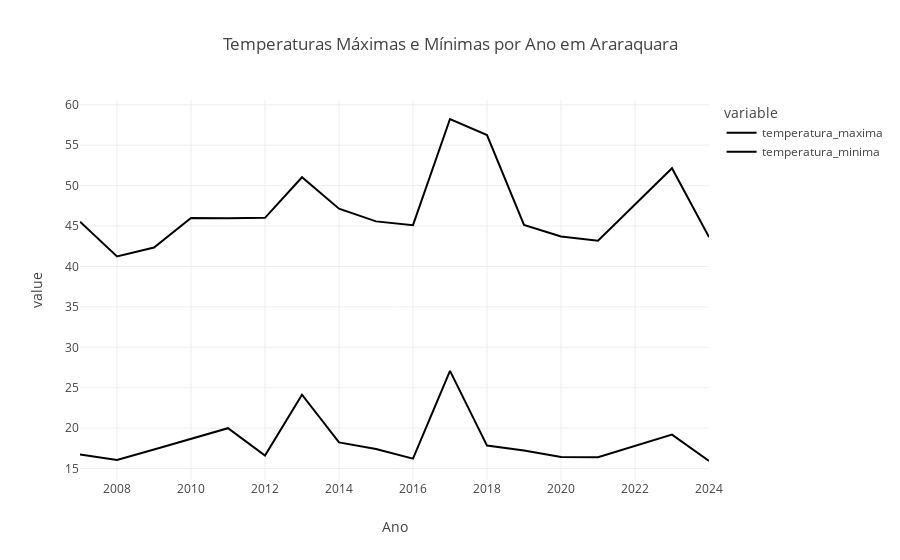

Write notebook code for a chart like this one.
### Markdown cell above
## Gráfico 01 Temperaturas Máximas e Mínimas por Ano em Araraquara

### Code cell
df_araraquara['data'] = pd.to_datetime(df_araraquara['data'])

df_araraquara['ano'] = df_araraquara['data'].dt.year

df_ano = df_araraquara.groupby('ano')[['temperatura_maxima', 'temperatura_minima']].mean().reset_index()

fig = px.line(df_ano, x='ano', y=['temperatura_maxima', 'temperatura_minima'],
              labels={'temperatura_maxima': 'Temperatura Máxima (°C)', 'temperatura_minima': 'Temperatura Mínima (°C)', 'ano': 'Ano'},
              title='Temperaturas Máximas e Mínimas por Ano em Araraquara')

fig.show()

### Figure 1 — Plotly figure (JSON) as saved in the notebook; plotly's stock layout.template omitted (floating-point values rounded to 4 significant figures)
{"data": [{"hovertemplate": "variable=temperatura_maxima<br>Ano=%{x}<br>value=%{y}<extra></extra>", "legendgroup": "temperatura_maxima", "line": {"color": "#000001", "dash": "solid"}, "marker": {"symbol": "circle"}, "mode": "lines", "name": "temperatura_maxima", "orientation": "v", "showlegend": true, "type": "scatter", "x": [2007, 2008, 2009, 2010, 2011, 2012, 2013, 2014, 2015, 2016, 2017, 2018, 2019, 2020, 2021, 2023, 2024], "xaxis": "x", "y": [45.54, 41.25, 42.34, 45.98, 45.97, 46.02, 51.04, 47.14, 45.58, 45.11, 58.24, 56.26, 45.14, 43.71, 43.19, 52.15, 43.63], "yaxis": "y"}, {"hovertemplate": "variable=temperatura_minima<br>Ano=%{x}<br>value=%{y}<extra></extra>", "legendgroup": "temperatura_minima", "line": {"color": "#000002", "dash": "solid"}, "marker": {"symbol": "circle"}, "mode": "lines", "name": "temperatura_minima", "orientation": "v", "showlegend": true, "type": "scatter", "x": [2007, 2008, 2009, 2010, 2011, 2012, 2013, 2014, 2015, 2016, 2017, 2018, 2019, 2020, 2021, 2023, 2024], "xaxis": "x", "y": [16.76, 16.07, 17.36, 18.66, 20.0, 16.62, 24.13, 18.23, 17.43, 16.22, 27.09, 17.85, 17.24, 16.43, 16.41, 19.2, 15.94], "yaxis": "y"}], "layout": {"legend": {"title": {"text": "variable"}, "tracegroupgap": 0}, "title": {"text": "Temperaturas Máximas e Mínimas por Ano em Araraquara"}, "xaxis": {"anchor": "y", "domain": [0, 1], "title": {"text": "Ano"}}, "yaxis": {"anchor": "x", "domain": [0, 1], "title": {"text": "value"}}}}
